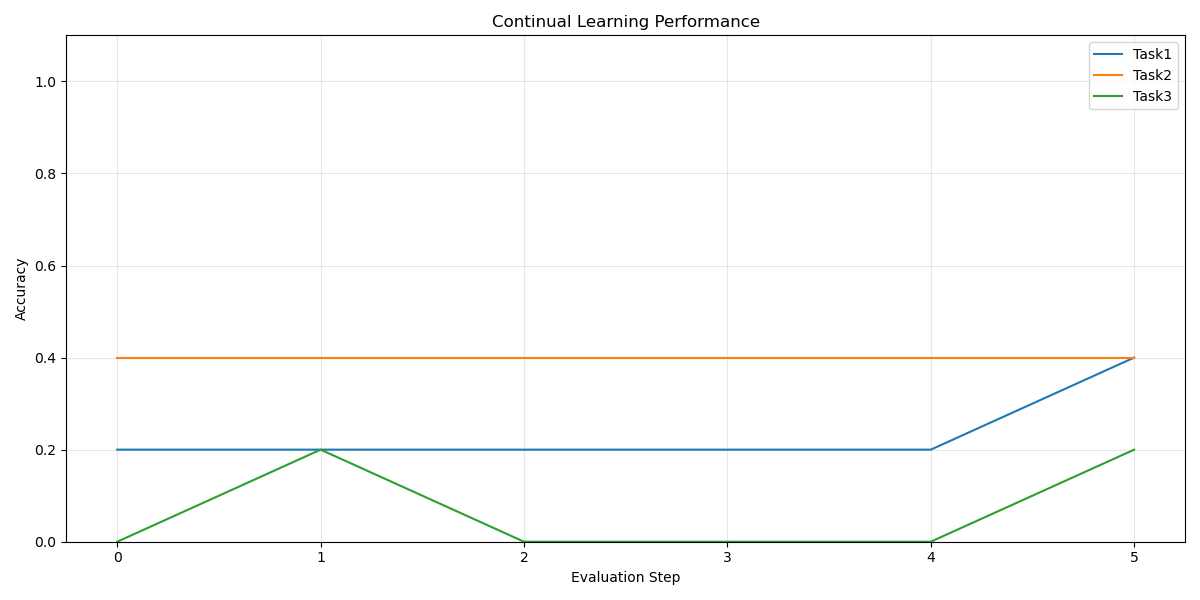

Python code for this plot:
import numpy as np
import matplotlib.pyplot as plt
import time
import threading
import logging
from typing import Dict, List, Tuple, Any
import random

from neural_fabric import NeuralFabric

# Configure logging
logging.basicConfig(
    level=logging.INFO,
    format='%(asctime)s - %(name)s - %(levelname)s - %(message)s'
)
logger = logging.getLogger("ContinualLearning")

class Task:
    """Represents a learning task for continual learning."""
    
    def __init__(self, name: str, input_size: int, output_size: int):
        """
        Initialize a learning task.
        
        Args:
            name: Name of the task
            input_size: Size of input patterns
            output_size: Size of output patterns
        """
        self.name = name
        self.input_size = input_size
        self.output_size = output_size
        self.examples = []
        
    def add_example(self, input_pattern: Dict[int, float], output_pattern: Dict[int, float]) -> None:
        """
        Add a training example to the task.
        
        Args:
            input_pattern: Input pattern (indices -> values)
            output_pattern: Expected output pattern (indices -> values)
        """
        self.examples.append((input_pattern, output_pattern))
    
    def get_random_example(self) -> Tuple[Dict[int, float], Dict[int, float]]:
        """
        Get a random example from the task.
        
        Returns:
            Tuple of (input_pattern, output_pattern)
        """
        if not self.examples:
            # Create empty patterns if no examples
            return {}, {}
        
        return random.choice(self.examples)

class ContinualLearningDemo:
    """
    Demonstrates NeuralFabric's continual learning capabilities.
    """
    
    def __init__(self, num_tasks: int = 3, input_size: int = 100, task_outputs: int = 10):
        """
        Initialize the continual learning demo.
        
        Args:
            num_tasks: Number of tasks to learn
            input_size: Size of the input patterns
            task_outputs: Number of outputs per task
        """
        self.num_tasks = num_tasks
        self.input_size = input_size
        self.task_outputs = task_outputs
        
        # Create the neural fabric
        self.fabric = NeuralFabric("ContinualLearner")
        
        # Create regions
        self.input_region_id = self.fabric.create_sensory_region("Input", size=input_size)
        self.hidden_region_id = self.fabric.create_processing_region("Hidden", size=200)
        self.output_region_id = self.fabric.create_output_region("Output", size=num_tasks * task_outputs)
        
        # Connect regions
        self.fabric.connect_regions(self.input_region_id, self.hidden_region_id, connection_density=0.2)
        self.fabric.connect_regions(self.hidden_region_id, self.output_region_id, connection_density=0.3)
        
        # Generate tasks
        self.tasks = self._generate_tasks()
        
        # Tracking
        self.task_performances = {task.name: [] for task in self.tasks}
        self.current_task_idx = 0
        
        logger.info(f"Created continual learning demo with {num_tasks} tasks")
    
    def _generate_tasks(self) -> List[Task]:
        """
        Generate learning tasks.
        
        Returns:
            List of tasks
        """
        tasks = []
        
        for i in range(self.num_tasks):
            task_name = f"Task{i+1}"
            task = Task(task_name, self.input_size, self.task_outputs)
            
            # Generate 5 examples for this task
            for j in range(5):
                # Generate random input pattern with 20% active neurons
                input_indices = random.sample(range(self.input_size), int(self.input_size * 0.2))
                input_pattern = {idx: 0.8 + 0.2 * random.random() for idx in input_indices}
                
                # Generate target output pattern
                output_start = i * self.task_outputs
                output_pattern = {}
                
                # Set one neuron with high activity, others with low
                target_idx = random.randint(output_start, output_start + self.task_outputs - 1)
                
                for idx in range(output_start, output_start + self.task_outputs):
                    if idx == target_idx:
                        output_pattern[idx - output_start] = 0.9  # Target neuron
                    else:
                        output_pattern[idx - output_start] = 0.1  # Background
                
                task.add_example(input_pattern, output_pattern)
            
            tasks.append(task)
            logger.info(f"Generated task {task_name} with 5 examples")
        
        return tasks
    
    def start(self) -> None:
        """Start the neural fabric and continual learning."""
        self.fabric.start()
        
        # Start learning thread
        self.is_running = True
        self.learning_thread = threading.Thread(target=self._learning_loop)
        self.learning_thread.daemon = True
        self.learning_thread.start()
        
        logger.info("Started continual learning demo")
    
    def stop(self) -> None:
        """Stop the learning and neural fabric."""
        self.is_running = False
        
        if hasattr(self, 'learning_thread'):
            self.learning_thread.join(timeout=1.0)
        
        self.fabric.stop()
        
        logger.info("Stopped continual learning demo")
    
    def _learning_loop(self) -> None:
        """Main learning loop."""
        # Track which task we're currently learning
        current_task_idx = 0
        task_epochs = 10
        
        while self.is_running:
            # Get current task
            current_task = self.tasks[current_task_idx]
            
            logger.info(f"Learning {current_task.name} for {task_epochs} epochs")
            
            # Learn the current task
            for epoch in range(task_epochs):
                if not self.is_running:
                    return
                
                # Train on all examples
                for _ in range(len(current_task.examples)):
                    input_pattern, output_pattern = current_task.get_random_example()
                    
                    # Present input pattern
                    self.fabric.inject_pattern(self.input_region_id, input_pattern, strength=1.0)
                    
                    # Wait for processing
                    time.sleep(1.0)
                
                # Evaluate on all tasks
                self._evaluate_all_tasks()
                
                # Log progress
                for task in self.tasks:
                    if self.task_performances[task.name]:
                        latest_perf = self.task_performances[task.name][-1]
                        logger.info(f"Epoch {epoch+1}/{task_epochs}, {task.name}: accuracy={latest_perf:.2f}")
            
            # Move to next task
            current_task_idx = (current_task_idx + 1) % self.num_tasks
            self.current_task_idx = current_task_idx
            
            # Pause between tasks
            logger.info(f"Completed learning {current_task.name}, moving to next task")
            time.sleep(2.0)
    
    def _evaluate_all_tasks(self) -> None:
        """Evaluate performance on all tasks."""
        for task in self.tasks:
            accuracy = self._evaluate_task(task)
            self.task_performances[task.name].append(accuracy)
    
    def _evaluate_task(self, task: Task) -> float:
        """
        Evaluate performance on a specific task.
        
        Args:
            task: The task to evaluate
            
        Returns:
            Accuracy between 0 and 1
        """
        if not task.examples:
            return 0.0
        
        correct = 0
        total = len(task.examples)
        
        for input_pattern, expected_output in task.examples:
            # Present input pattern
            self.fabric.inject_pattern(self.input_region_id, input_pattern, strength=1.0)
            
            # Wait for processing
            time.sleep(1.0)
            
            # Get output activity
            output_activity = self.fabric.get_output_activity(self.output_region_id)
            
            # Convert to task-specific output
            task_output = self._get_task_output(task, output_activity)
            
            # Check if the output matches expected
            is_correct = self._is_output_correct(task_output, expected_output)
            
            if is_correct:
                correct += 1
        
        accuracy = correct / total if total > 0 else 0.0
        return accuracy
    
    def _get_task_output(self, task: Task, output_activity: Dict[str, float]) -> Dict[int, float]:
        """
        Extract task-specific output from the global output activity.
        
        Args:
            task: The current task
            output_activity: Overall output neuron activity
            
        Returns:
            Task-specific output pattern
        """
        # Get task index
        task_idx = [i for i, t in enumerate(self.tasks) if t.name == task.name][0]
        task_start = task_idx * self.task_outputs
        
        # Get output neurons for this task
        regions = self.fabric.regions
        output_region = regions[self.output_region_id]
        output_neurons = list(output_region.neurons.values())
        
        # Group by task
        task_output = {}
        
        for i, neuron_id in enumerate(output_activity.keys()):
            neuron_idx = output_neurons.index(self.fabric.neurons[neuron_id])
            
            if task_start <= neuron_idx < task_start + self.task_outputs:
                task_output[neuron_idx - task_start] = output_activity[neuron_id]
        
        return task_output
    
    def _is_output_correct(self, actual_output: Dict[int, float], 
                         expected_output: Dict[int, float]) -> bool:
        """
        Check if the actual output matches the expected output.
        
        Args:
            actual_output: Actual output pattern
            expected_output: Expected output pattern
            
        Returns:
            True if output is correct, False otherwise
        """
        if not actual_output or not expected_output:
            return False
        
        # Find the most active neuron in actual and expected
        actual_max_idx = max(actual_output.keys(), key=lambda k: actual_output[k]) if actual_output else -1
        expected_max_idx = max(expected_output.keys(), key=lambda k: expected_output[k]) if expected_output else -1
        
        return actual_max_idx == expected_max_idx
    
    def visualize_performance(self) -> None:
        """Visualize the learning performance over time."""
        plt.figure(figsize=(12, 6))
        
        # Plot performance for each task
        for task_name, performance in self.task_performances.items():
            if performance:
                plt.plot(performance, label=task_name)
        
        plt.title("Continual Learning Performance")
        plt.xlabel("Evaluation Step")
        plt.ylabel("Accuracy")
        plt.ylim(0, 1.1)
        plt.legend()
        plt.grid(True, alpha=0.3)
        plt.tight_layout()
        plt.show()
    
    def visualize_catastrophic_forgetting(self) -> None:
        """
        Visualize the effect of catastrophic forgetting 
        (or its mitigation in NeuralFabric).
        """
        plt.figure(figsize=(12, 6))
        
        # Plot average performance before and after tasks
        task_names = [task.name for task in self.tasks]
        colors = ['b', 'g', 'r', 'c', 'm', 'y']
        
        for i, task_name in enumerate(task_names):
            performance = self.task_performances[task_name]
            
            if len(performance) < 2:
                continue
            
            # Get task indices
            task_indices = []
            points_per_task = len(performance) // self.num_tasks
            
            for t in range(self.num_tasks):
                task_indices.append(t * points_per_task)
            
            # Highlight where this task was being learned
            start_idx = i * points_per_task
            end_idx = (i + 1) * points_per_task - 1
            
            plt.axvspan(start_idx, end_idx, alpha=0.2, color=colors[i % len(colors)])
            plt.plot(performance, 'o-', label=task_name, color=colors[i % len(colors)])
        
        # Add vertical lines between tasks
        for i in range(1, self.num_tasks):
            x = i * (len(next(iter(self.task_performances.values()), [])) // self.num_tasks)
            plt.axvline(x=x, color='k', linestyle='--', alpha=0.5)
        
        plt.title("Catastrophic Forgetting Analysis")
        plt.xlabel("Evaluation Step")
        plt.ylabel("Accuracy")
        plt.ylim(0, 1.1)
        plt.legend()
        plt.grid(True, alpha=0.3)
        plt.tight_layout()
        plt.show()
